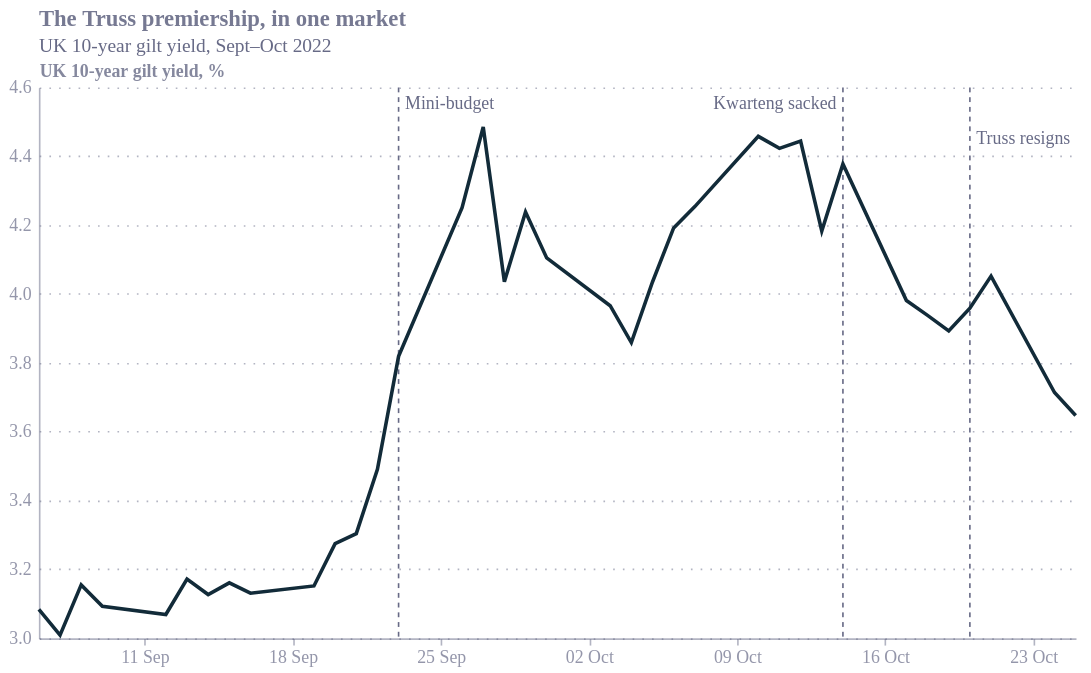

Notebook code for this chart:
### Code cell
import pandas as pd
import altair as alt
from ecostyles import EcoStyles

styles = EcoStyles(); styles.register_and_enable_theme()

# UK 10-year gilt yield, Sept–Oct 2022 (LSEG, GB10YT=RR)
rows = """06/09/2022,3.084
07/09/2022,3.009
08/09/2022,3.155
09/09/2022,3.093
12/09/2022,3.069
13/09/2022,3.172
14/09/2022,3.127
15/09/2022,3.161
16/09/2022,3.131
19/09/2022,3.152
20/09/2022,3.275
21/09/2022,3.304
22/09/2022,3.491
23/09/2022,3.819
26/09/2022,4.251
27/09/2022,4.485
28/09/2022,4.036
29/09/2022,4.238
30/09/2022,4.105
03/10/2022,3.966
04/10/2022,3.859
05/10/2022,4.035
06/10/2022,4.192
07/10/2022,4.254
10/10/2022,4.458
11/10/2022,4.423
12/10/2022,4.444
13/10/2022,4.183
14/10/2022,4.378
17/10/2022,3.981
18/10/2022,3.938
19/10/2022,3.893
20/10/2022,3.959
21/10/2022,4.052
24/10/2022,3.714
25/10/2022,3.647"""
data = pd.DataFrame([r.split(",") for r in rows.strip().split("\n")], columns=["date", "yield"])
data["date"] = pd.to_datetime(data["date"], dayfirst=True)
data["yield"] = data["yield"].astype(float)

INK, GREY = "#122b39", "#676A86"

line = alt.Chart(data).mark_line(color=INK, strokeWidth=2.2).encode(
    x=alt.X("date:T", axis=alt.Axis(format="%d %b", tickCount=7), title=None),
    y=alt.Y("yield:Q", title="UK 10-year gilt yield, %", scale=alt.Scale(zero=False)))

events = pd.DataFrame([
    ("2022-09-23", "Mini-budget"),
    ("2022-10-14", "Kwarteng sacked"),
    ("2022-10-20", "Truss resigns"),
], columns=["date", "label"])
events["date"] = pd.to_datetime(events["date"])

rules = alt.Chart(events).mark_rule(color=GREY, strokeDash=[3, 3], strokeWidth=1).encode(x="date:T")

def evt_label(date, text, align, dx, ypix):
    d = events[events["date"] == pd.to_datetime(date)]
    return alt.Chart(d).mark_text(color=GREY, align=align, dx=dx, dy=10,
                                  fontSize=11).encode(
        x="date:T", y=alt.value(ypix), text="label:N")

# stagger heights: mini-budget top-left; Kwarteng higher; Truss a row below & leaning left
labs = (evt_label("2022-09-23", "Mini-budget",     "left",   4,  0)
      + evt_label("2022-10-14", "Kwarteng sacked", "right", -4,  0)
      + evt_label("2022-10-20", "Truss resigns",   "left",   4, 22))

chart = (rules + line + labs).properties(
    width=640, height=340,
    title=alt.Title("The Truss premiership, in one market",
                    subtitle="UK 10-year gilt yield, Sept–Oct 2022"))

styles.save(chart, name="truss_gilts", svg=True)
chart

### Figure 1 — Vega-Lite specification as saved in the notebook (floating-point values rounded to 4 significant figures)
{"config": {"font": "Circular Std", "text": {"color": "#676A86", "align": "left", "baseline": "middle", "dx": 7, "dy": 0, "fontSize": 11}, "view": {"stroke": null, "continuousWidth": 400, "continuousHeight": 300, "discreteWidth": 400, "discreteHeight": 300}, "range": {"category": ["#36B7B4", "#E6224B", "#F4C245", "#0063AF", "#00A767", "#179FDB", "#EB5C2E", "#5C267B", "#122B39"], "diverging": ["#E6224B", "#E54753", "#C9C9C9", "#179FDB", "#122B39"], "heatmap": ["#C9C9C9", "#179FDB", "#0063AF", "#122B39"], "ordinal": ["#00A767", "#36B7B4", "#179FDB", "#0063AF", "#243B5A"]}, "bar": {"color": "#179fdb"}, "line": {"color": "#e6224b"}, "rule": {"color": "#676A86"}, "area": {"opacity": 0.8}, "point": {"filled": true, "size": 80, "color": "#e6224b", "opacity": 0.95}, "geoshape": {"stroke": "white", "strokeWidth": 0.3}, "rect": {"fill": "#d6d4d4", "opacity": 0.3}, "axis": {"labelColor": "#676A86", "labelFontSize": 11, "labelFont": "Circular Std", "labelOpacity": 0.7, "tickColor": "#676A86", "tickOpacity": 0.5, "domainColor": "#676A86", "domainOpacity": 0.5, "gridColor": "#676A86", "gridDash": [2, 2], "gridOpacity": 0.5, "title": null, "titleColor": "#676A86", "titleOpacity": 0.8, "tickSize": 4}, "axisXDiscrete": {"grid": false, "labelAngle": 0, "tickCount": 10, "tickOpacity": 0.5, "title": null}, "axisYDiscrete": {"ticks": false, "labelPadding": 5}, "axisXTemporal": {"grid": false, "ticks": true}, "axisXQuantitative": {"grid": true}, "axisYQuantitative": {"gridColor": "#676A86", "gridDash": [1, 5], "gridOpacity": 0.5, "ticks": false, "labelPadding": 5, "tickCount": 8, "titleAngle": 0, "titleAlign": "left", "titleBaseline": "bottom", "titleX": 0, "titleY": -5}, "title": {"color": "#676A86E6", "subtitleColor": "#676A86", "font": "Circular Std", "subtitleFont": "Circular Std", "anchor": "start", "fontSize": 14, "subtitleFontSize": 12, "subtitlePadding": 4, "offset": 0, "frame": "group"}, "legend": {"titleColor": "#122b39", "title": null, "labelColor": "#122b39", "labelFontSize": 11}}, "layer": [{"data": {"name": "data-c094a2950ba6d246b458d24f90e53adb"}, "mark": {"type": "rule", "color": "#676A86", "strokeDash": [3, 3], "strokeWidth": 1}, "encoding": {"x": {"field": "date", "type": "temporal"}}}, {"data": {"name": "data-8c6d6030898a32489f0ae77f74373424"}, "mark": {"type": "line", "color": "#122b39", "strokeWidth": 2.2}, "encoding": {"x": {"axis": {"format": "%d %b", "tickCount": 7}, "field": "date", "title": null, "type": "temporal"}, "y": {"field": "yield", "scale": {"zero": false}, "title": "UK 10-year gilt yield, %", "type": "quantitative"}}}, {"layer": [{"data": {"name": "data-7ab6011458b2d8bc3f042de98afb4a68"}, "mark": {"type": "text", "align": "left", "color": "#676A86", "dx": 4, "dy": 10, "fontSize": 11}, "encoding": {"text": {"field": "label", "type": "nominal"}, "x": {"field": "date", "type": "temporal"}, "y": {"value": 0}}}, {"data": {"name": "data-86f7e15a8ac79af964d8a002476e7cd3"}, "mark": {"type": "text", "align": "right", "color": "#676A86", "dx": -4, "dy": 10, "fontSize": 11}, "encoding": {"text": {"field": "label", "type": "nominal"}, "x": {"field": "date", "type": "temporal"}, "y": {"value": 0}}}, {"data": {"name": "data-d3f3fd57239908af429b95a2ea1605d2"}, "mark": {"type": "text", "align": "left", "color": "#676A86", "dx": 4, "dy": 10, "fontSize": 11}, "encoding": {"text": {"field": "label", "type": "nominal"}, "x": {"field": "date", "type": "temporal"}, "y": {"value": 22}}}]}], "height": 340, "title": {"text": "The Truss premiership, in one market", "subtitle": "UK 10-year gilt yield, Sept–Oct 2022"}, "width": 640, "$schema": "https://vega.github.io/schema/vega-lite/v6.4.1.json", "datasets": {"data-c094a2950ba6d246b458d24f90e53adb": [{"date": "2022-09-23T00:00:00", "label": "Mini-budget"}, {"date": "2022-10-14T00:00:00", "label": "Kwarteng sacked"}, {"date": "2022-10-20T00:00:00", "label": "Truss resigns"}], "data-8c6d6030898a32489f0ae77f74373424": [{"date": "2022-09-06T00:00:00", "yield": 3.084}, {"date": "2022-09-07T00:00:00", "yield": 3.009}, {"date": "2022-09-08T00:00:00", "yield": 3.155}, {"date": "2022-09-09T00:00:00", "yield": 3.093}, {"date": "2022-09-12T00:00:00", "yield": 3.069}, {"date": "2022-09-13T00:00:00", "yield": 3.172}, {"date": "2022-09-14T00:00:00", "yield": 3.127}, {"date": "2022-09-15T00:00:00", "yield": 3.161}, {"date": "2022-09-16T00:00:00", "yield": 3.131}, {"date": "2022-09-19T00:00:00", "yield": 3.152}, {"date": "2022-09-20T00:00:00", "yield": 3.275}, {"date": "2022-09-21T00:00:00", "yield": 3.304}, {"date": "2022-09-22T00:00:00", "yield": 3.491}, {"date": "2022-09-23T00:00:00", "yield": 3.819}, {"date": "2022-09-26T00:00:00", "yield": 4.251}, {"date": "2022-09-27T00:00:00", "yield": 4.485}, {"date": "2022-09-28T00:00:00", "yield": 4.036}, {"date": "2022-09-29T00:00:00", "yield": 4.238}, {"date": "2022-09-30T00:00:00", "yield": 4.105}, {"date": "2022-10-03T00:00:00", "yield": 3.966}, {"date": "2022-10-04T00:00:00", "yield": 3.859}, {"date": "2022-10-05T00:00:00", "yield": 4.035}, {"date": "2022-10-06T00:00:00", "yield": 4.192}, {"date": "2022-10-07T00:00:00", "yield": 4.254}, {"date": "2022-10-10T00:00:00", "yield": 4.458}, {"date": "2022-10-11T00:00:00", "yield": 4.423}, {"date": "2022-10-12T00:00:00", "yield": 4.444}, {"date": "2022-10-13T00:00:00", "yield": 4.183}, {"date": "2022-10-14T00:00:00", "yield": 4.378}, {"date": "2022-10-17T00:00:00", "yield": 3.981}, {"date": "2022-10-18T00:00:00", "yield": 3.938}, {"date": "2022-10-19T00:00:00", "yield": 3.893}, {"date": "2022-10-20T00:00:00", "yield": 3.959}, {"date": "2022-10-21T00:00:00", "yield": 4.052}, {"date": "2022-10-24T00:00:00", "yield": 3.714}, {"date": "2022-10-25T00:00:00", "yield": 3.647}], "data-7ab6011458b2d8bc3f042de98afb4a68": [{"date": "2022-09-23T00:00:00", "label": "Mini-budget"}], "data-86f7e15a8ac79af964d8a002476e7cd3": [{"date": "2022-10-14T00:00:00", "label": "Kwarteng sacked"}], "data-d3f3fd57239908af429b95a2ea1605d2": [{"date": "2022-10-20T00:00:00", "label": "Truss resigns"}]}}
